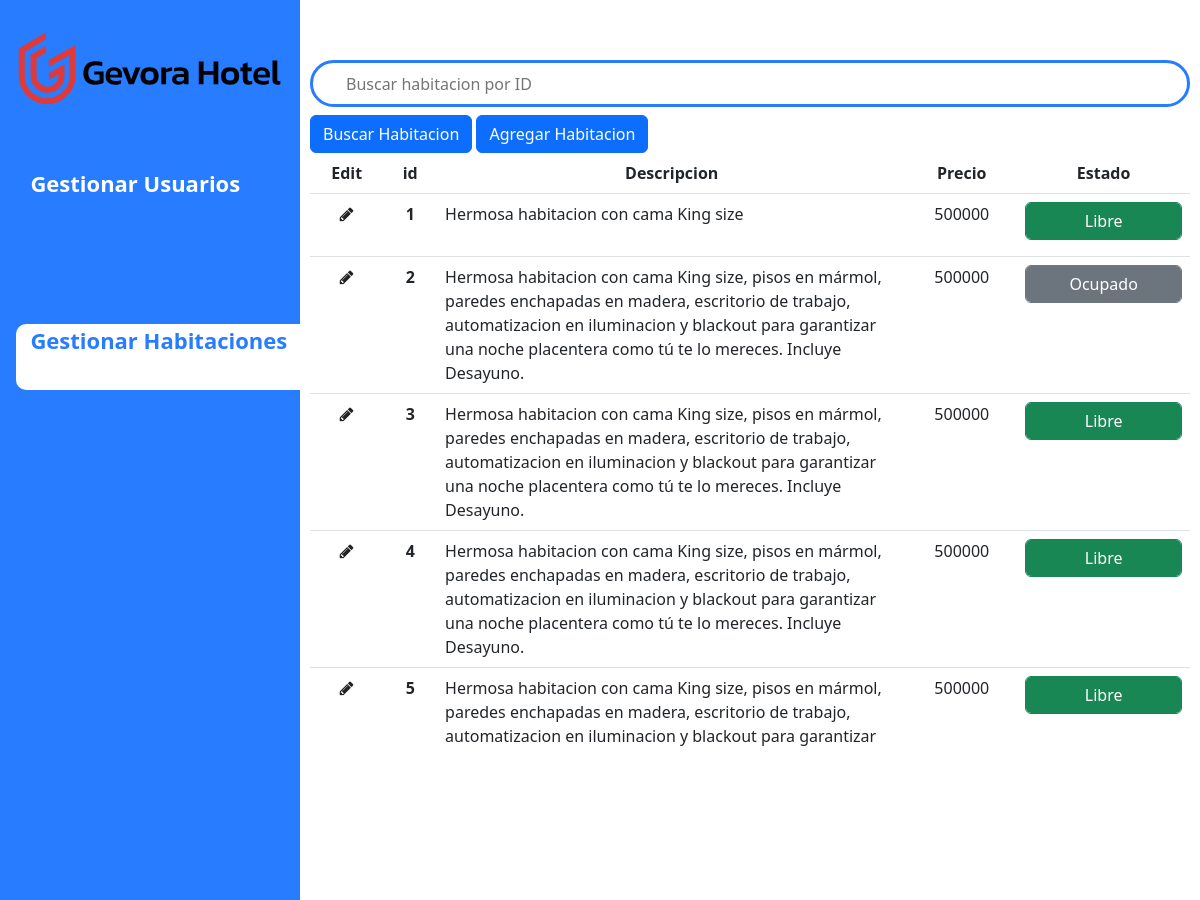
The page /superHabita (signed in, upper part) on the database as committed earlier.
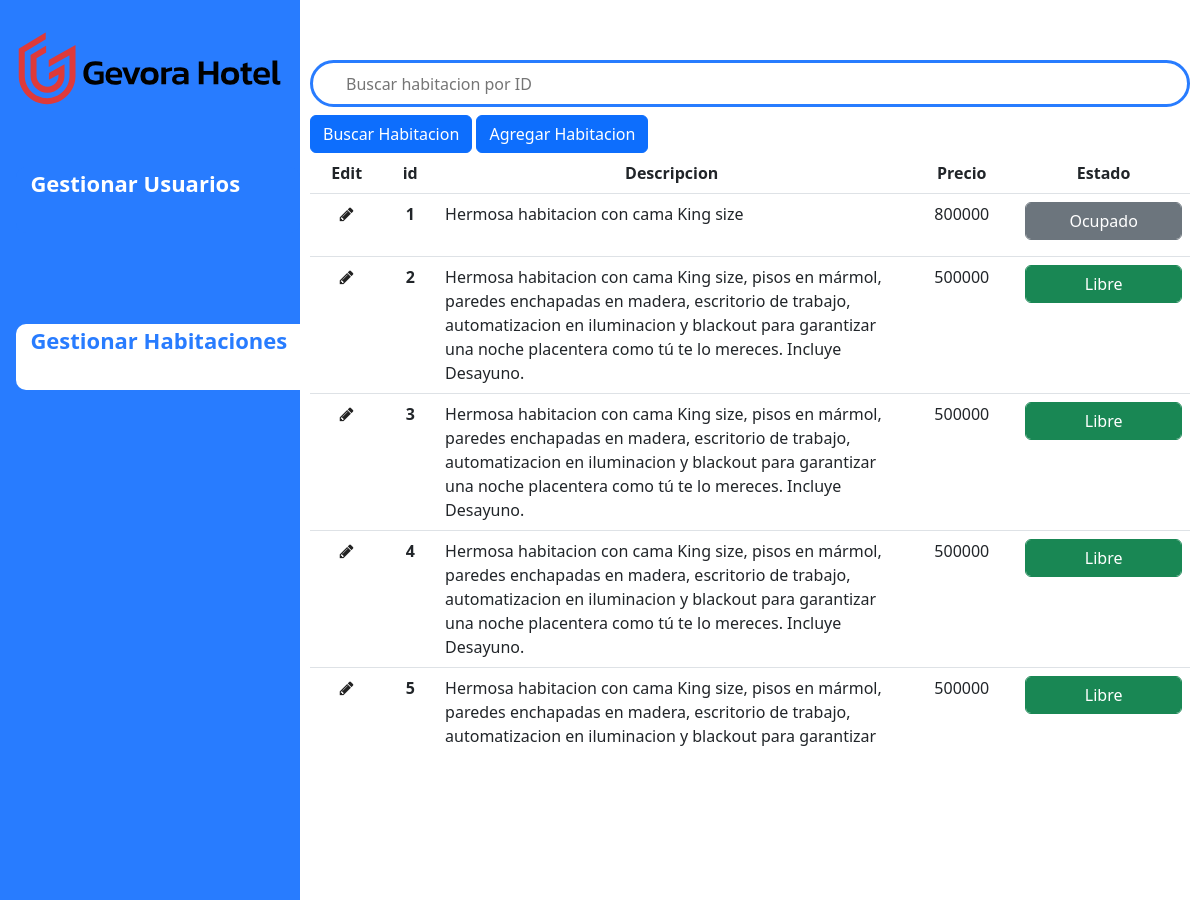
The same page on the database as committed later.
### tables this page shows
CREATE TABLE Habitaciones (_id integer PRIMARY KEY AUTOINCREMENT NOT NULL, estado varchar (20), precio INTEGER, descripcion varchar (100));

### SuperAdminRoutes.py (the view)
@SuperAdminUsers.route('/superHabita', methods=['GET'])
@login_required
def superHabita():
    if current_user.rol == "1":
        error = session.get('messages', None)
        if error:
            errorEspecifico= json.loads(error)['error']
            session.pop('messages', None)
        else:
            errorEspecifico=None
        habitaciones=functions.sql_list_hab()
        print(habitaciones)
        return render_template('superHabitaciones.html',habitaciones=habitaciones,error=errorEspecifico)
    else:
        return render_template('index.html')

### SuperAdminRoutes.py (called while the page is built)
@SuperAdminUsers.before_request
@login_required
def before_request():
    if current_user.rol == "1":
        if 'usuario' not in session and request.endpoint in ['superUsuarios']:
            return redirect('/')
    else:
            return render_template('index.html')

### auth/Autenticacion.py (called while the page is built)
@login_manager_app.user_loader
def load_user(id):
    return ModelUser.get_by_id(db, id)

### functions.py (called while the page is built)
def sql_connection():
    try:
        BASE_DIR = os.path.dirname(os.path.abspath(__file__))
        db_path = os.path.join(BASE_DIR, "Database/HotelGevora.db")
        print(db_path)
        con = sqlite3.connect(db_path)
        return con
    except Error:
        print(Error)

def sql_list_hab():
    strsql = "SELECT * FROM Habitaciones;"
    con = sql_connection()
    cursorObj = con.cursor()
    cursorObj.execute(strsql)
    habitaciones = cursorObj.fetchall()
    return habitaciones

### models/ModelUser.py (called while the page is built)
    @classmethod
    def get_by_id(self, db, id):
        try:
            conn = db.connect()
            query = conn.execute("SELECT _id, correo, nombre, rol FROM usuarios WHERE _id = {}".format(id))
            row = query.fetchone()
            if row != None:
                return User(row[0], row[1], None, row[2], row[3])
            else:
                return None
        except Exception as ex:
            raise Exception(ex)

### templates/superHabitaciones.html (shortened to what this page needs)
<!DOCTYPE html>
<html lang="en">
<head>
  <link href="https://cdn.jsdelivr.net/npm/bootstrap@5.2.0/dist/css/bootstrap.min.css" rel="stylesheet"
 />
  <link rel="stylesheet" href="https://cdnjs.cloudflare.com/ajax/libs/font-awesome/4.7.0/css/font-awesome.min.css">
  <link rel="stylesheet" href={{ url_for('static', filename='css/superHabitaciones.css') }} />
</head>
<body>
  <div class="d-flex flex-column flex-shrink-0 p-3 bg-light" id="navbar">
    <img class="logo-img" src={{ url_for('static', filename='assets/Gevora_Hotel_Logo.svg') }} />
    <ul class="nav nav-pills flex-column mb-auto funciones">
      <li>
        <button class="gestion desactivado " id="gesUs">Gestionar Usuarios</button>
      </li>
      <li>
        <button class="gestion activado" id="gesHab">Gestionar Habitaciones</button>
      </li>
    </ul>
  </div>
  <div class="content">
    <div class="input-group">
      <input type="search" placeholder="Buscar habitacion por ID" id='inputHabitacion'/>
    </div>
    <button  class="addButton3 btn btn-primary mt-2">Buscar Habitacion</button>
    <button  class="addButton2 btn btn-primary mt-2" type="button" data-bs-toggle="modal" data-bs-target="#addModal">Agregar Habitacion</button>
    <div class="tableConta">
    <table class="table  table-hover ">
      <thead>
        <tr>
          <th scope="col">Edit</th>
          <th scope="col">id</th>
          <th scope="col">Descripcion</th>
          <th scope="col">Precio</th>
          <th scope="col">Estado</th>
        </tr>
      </thead>
      <tbody>
        {% if habitaciones|length > 0 %}
        {% for i in habitaciones %}
        <tr id="{{i[0]}}">
          <th id="editDesc" onclick="myFunction('{{i[0]}}','{{i[3]}}')"><i class="fa fa-pencil" aria-hidden="true"></i></th>
          <th scope="row" class="nombre">{{i[0]}}</th>
          <td class="tdDes">{{i[3]}}</td>
          <td>{{i[2]}}</td>
          <td>
            {% if i[1] == 'ocupado' %}
            <h3 class="btn btn-secondary form-control changeStatus" id="{{i[0]}}">Ocupado</h3>
            {% elif i[1] == 'libre' %}
            <h3 class="btn btn-success form-control changeStatus" id="{{i[0]}}">Libre</h3>
            {% endif %}
          </td>
        </tr>
        {% endfor %}
        {% endif %}
      </tbody>
    </table>
  </div>
  </div>
</body>
</html>

### static/css/superHabitaciones.css (style rules this page uses)
body { display: flex; }
#navbar { width: 300px; height: 100vh; padding-top: 30px !important; background-color: #287cff !important; }
.logo-img { fill: white; }
.funciones>li .activado { display: flex; width: 284px; height: 66px; margin: 60.3px 0 30px; padding: 0 0 0 14.4px; border-radius: 10px; border-bottom-right-radius: 0; border-top-right-radius: 0; background-color: #fff; }
.funciones>li .desactivado { display: flex; width: 284px; height: 66px; margin: 60.3px 0 30px; padding: 0 0 0 14.4px; border-radius: 10px; background-color: #287cff; color: white; }
.gestion { background-color: transparent; color: #287cff;; font-size: 22px; font-weight: bold; border: none; }
.content { flex-grow: 1; padding-top:60px; padding-left: 10px; padding-right: 10px; position: relative; }
.input-group { width: 100%; display: flex; }
input { width: 70%; border: solid 3px #287cff; background-color: #fff; border-radius: 40px; border-top-right-radius: 40px !important; border-bottom-right-radius: 40px !important; padding: 9px 29px 8px 33px; }
i { color: white; }
.fa-pencil { color: #222; }
#inputHabitacion { flex-grow: 2; }
.tdDes { max-width: 300px; text-align:initial !important; }
.table td { text-align: center; }
.table tr { text-align: center; }
.tableConta { overflow-y:scroll; max-height: 600px; }

Rows that differ between the two databases and show on the page:
changed Habitaciones "Hermosa habitacion con cama King size": precio "500000" → "800000"; estado "Libre" → "Ocupado"
changed Habitaciones id 2: estado "Ocupado" → "Libre"
